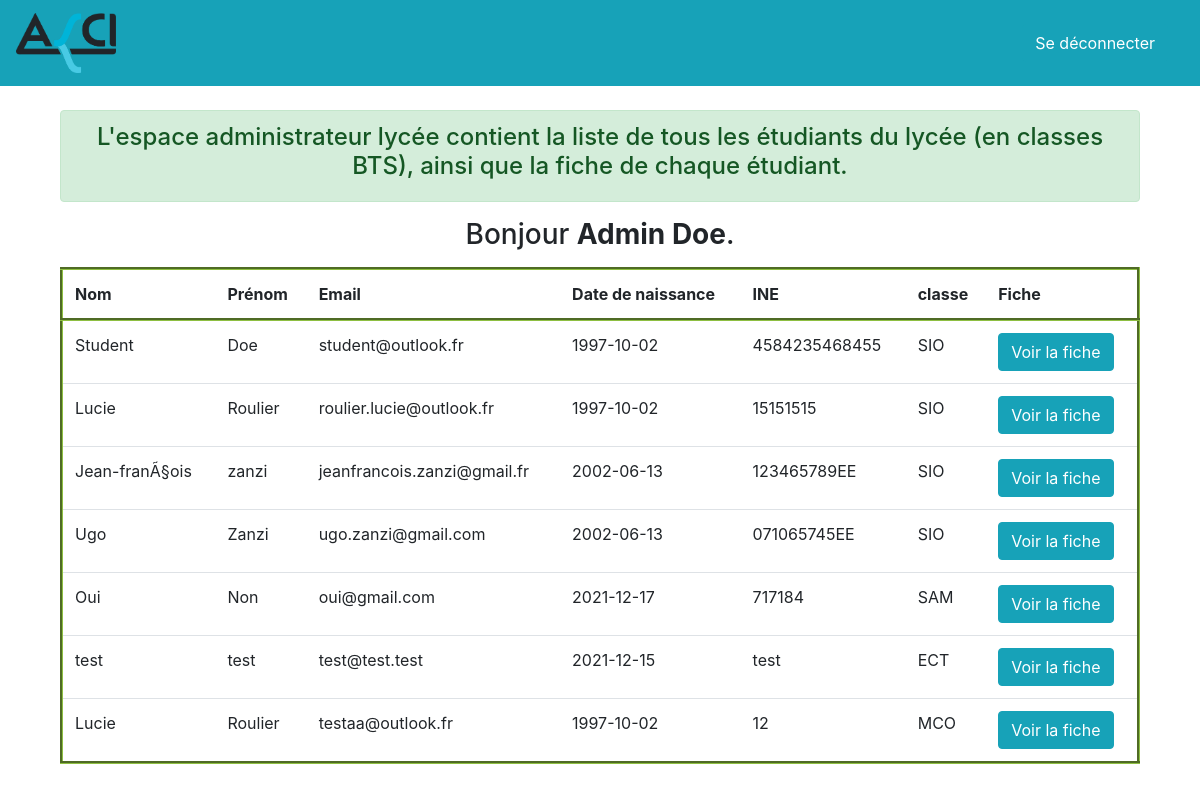
/admin.php (signed in), run on the app's committed database.
### tables this page shows
CREATE TABLE `chopin_user` (
  `FIRSTNAME` char(32) NOT NULL,
  `LASTNAME` char(32) NOT NULL,
  `ROLE` char(255) NOT NULL,
  `EMAIL` char(255) NOT NULL,
  `PASSWORD` char(255) NOT NULL
);

CREATE TABLE `student` (
  `INE_NUMBER` char(32) NOT NULL,
  `PHONE_PROVIDER` char(32) DEFAULT NULL,
  `EMAIL` char(255) NOT NULL,
  `INTERNET_PROVIDER` char(32) DEFAULT NULL,
  `BIRTHDAY` date NOT NULL,
  `CLASS` char(32) NOT NULL,
  `CREATION_DATE` datetime NOT NULL,
  `MODIFICATION_DATE` timestamp NOT NULL DEFAULT current_timestamp() ON UPDATE current_timestamp(),
  `UPLOAD` tinyint(1) DEFAULT NULL,
  `DOWNLOAD` tinyint(1) DEFAULT NULL,
  `HEADPHONES` tinyint(1) DEFAULT NULL,
  `MICROPHONE` tinyint(1) DEFAULT NULL,
  `WEBCAM` tinyint(1) DEFAULT NULL,
  `DATA` varchar(128) DEFAULT NULL,
  `TOKEN` varchar(60) DEFAULT NULL,
  `CONFIRMED_AT` datetime DEFAULT NULL
);

### function/callPDO.php (called while the page is built, shortened)
<?php
function callPDO(){
    $user = '';
    $password = '';
    $dsn = 'mysql:host=localhost;dbname=' ;
    try {
        return new PDO($dsn, $user, $password);
    } catch(PDOException $e) {
        return strval($e);
    }
}
function getDataPDO(string $role, string $email){
    $pdo = callPDO();
    if($role === 'professor' || $role === 'student') {
        $query = $pdo->prepare('SELECT * FROM chopin_user, '.$role.' WHERE chopin_user.EMAIL = :email AND '.$role.'.EMAIL = :email');
        $query->execute(array('email' => $email));
    } elseif($role === 'admin' || $role === 'grandest'){
        $query = $pdo->prepare('SELECT * FROM chopin_user WHERE chopin_user.EMAIL = :email');
        $query->execute(array('email' => $email));
    }
    return $query->fetchAll();
}
?>

### admin.php (the view, shortened to what this page needs)
<?php
require 'function/callPDO.php';
$data = getDataPDO($_SESSION['role'], $_SESSION['email']);
require 'element/header.php';
$pdo = getRegisterPDO();
$query2 = $pdo->prepare("SELECT LASTNAME, FIRSTNAME, INE_NUMBER, chopin_user.EMAIL, BIRTHDAY, CLASS FROM chopin_user JOIN student ON chopin_user.EMAIL = student.EMAIL");
$query2->execute();
$students = $query2->fetchAll();
?>
<div class="col-md-12">
    <div class="alert alert-success text-center">
        <h4>
            L'espace administrateur lycée contient la liste de tous les étudiants du lycée (en classes BTS), ainsi que la fiche de chaque étudiant.
        </h4>
    </div>
</div>
<div class="col-md-12 text-center">
    <h3>Bonjour <strong><?= $data[0]['FIRSTNAME'] ?> <?= $data[0]['LASTNAME'] ?></strong>.</h3>
</div>
<div class="col-md-12 mt-3">
        <table class="table">
            <thead>
                <tr>
                    <th scope="col">Nom</th>
                    <th scope="col">Prénom</th>
                    <th scope="col">Email</th>
                    <th scope="col">Date de naissance</th>
                    <th scope="col">INE</th>
                    <th scope="col">classe</th>
                    <th scope="col">Fiche</th>
                </tr>
            </thead>
            <tbody>
            <?php foreach ($students as $student): ?>
                <tr>
                    <td><?= $student['FIRSTNAME'] ?></td>
                    <td><?= $student['LASTNAME'] ?></td>
                    <td><?= $student['EMAIL'] ?></td>
                    <td><?= $student['BIRTHDAY'] ?></td>
                    <td><?= $student['INE_NUMBER'] ?></td>
                    <td><?= $student['CLASS'] ?></td>
                    <td><a href="./studentCard.php?<?= $student['INE_NUMBER'] ?>"><button class="btn btn-info">Voir la fiche</button></a></td>
                </tr>
            <?php endforeach; ?>
            </tbody>
        </table>
    </div>
<?php require 'element/footer.php'; ?>

### admin.php (style rules this page uses)
table { border-collapse:collapse; }
thead, tbody { padding: 10px; border-style: outset; border-color: #8ebf42 ; }

### data on the page
chopin_user: FIRSTNAME "Admin", LASTNAME "Doe"
chopin_user: FIRSTNAME "Student", LASTNAME "Doe", EMAIL "student@outlook.fr", student.BIRTHDAY "1997-10-02", student.INE_NUMBER "4584235468455", student.CLASS "SIO"
chopin_user: FIRSTNAME "Lucie", LASTNAME "Roulier", EMAIL "roulier.lucie@outlook.fr", student.BIRTHDAY "1997-10-02", student.INE_NUMBER "15151515", student.CLASS "SIO"
chopin_user: FIRSTNAME "Jean-franÃ§ois", LASTNAME "zanzi", EMAIL "jeanfrancois.zanzi@gmail.fr", student.BIRTHDAY "2002-06-13", student.INE_NUMBER "123465789EE", student.CLASS "SIO"
chopin_user: FIRSTNAME "Ugo", LASTNAME "Zanzi", EMAIL "ugo.zanzi@gmail.com", student.BIRTHDAY "2002-06-13", student.INE_NUMBER "071065745EE", student.CLASS "SIO"
chopin_user: FIRSTNAME "Oui", LASTNAME "Non", EMAIL "oui@gmail.com", student.BIRTHDAY "2021-12-17", student.INE_NUMBER "717184", student.CLASS "SAM"
chopin_user: FIRSTNAME "test", LASTNAME "test", EMAIL "test@test.test", student.BIRTHDAY "2021-12-15", student.INE_NUMBER "test", student.CLASS "ECT"
chopin_user: FIRSTNAME "Lucie", LASTNAME "Roulier", EMAIL "testaa@outlook.fr", student.BIRTHDAY "1997-10-02", student.INE_NUMBER "12", student.CLASS "MCO"
